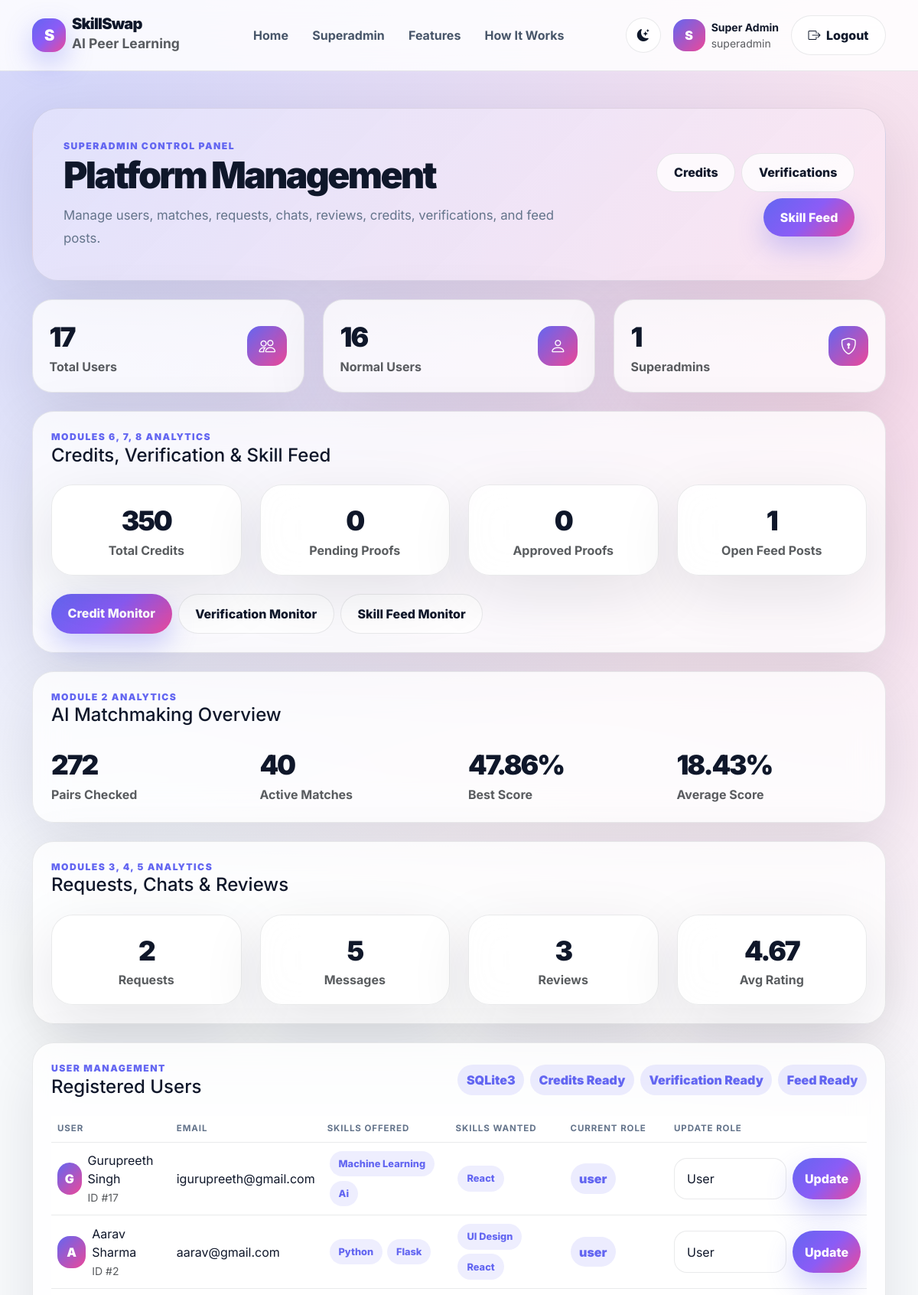
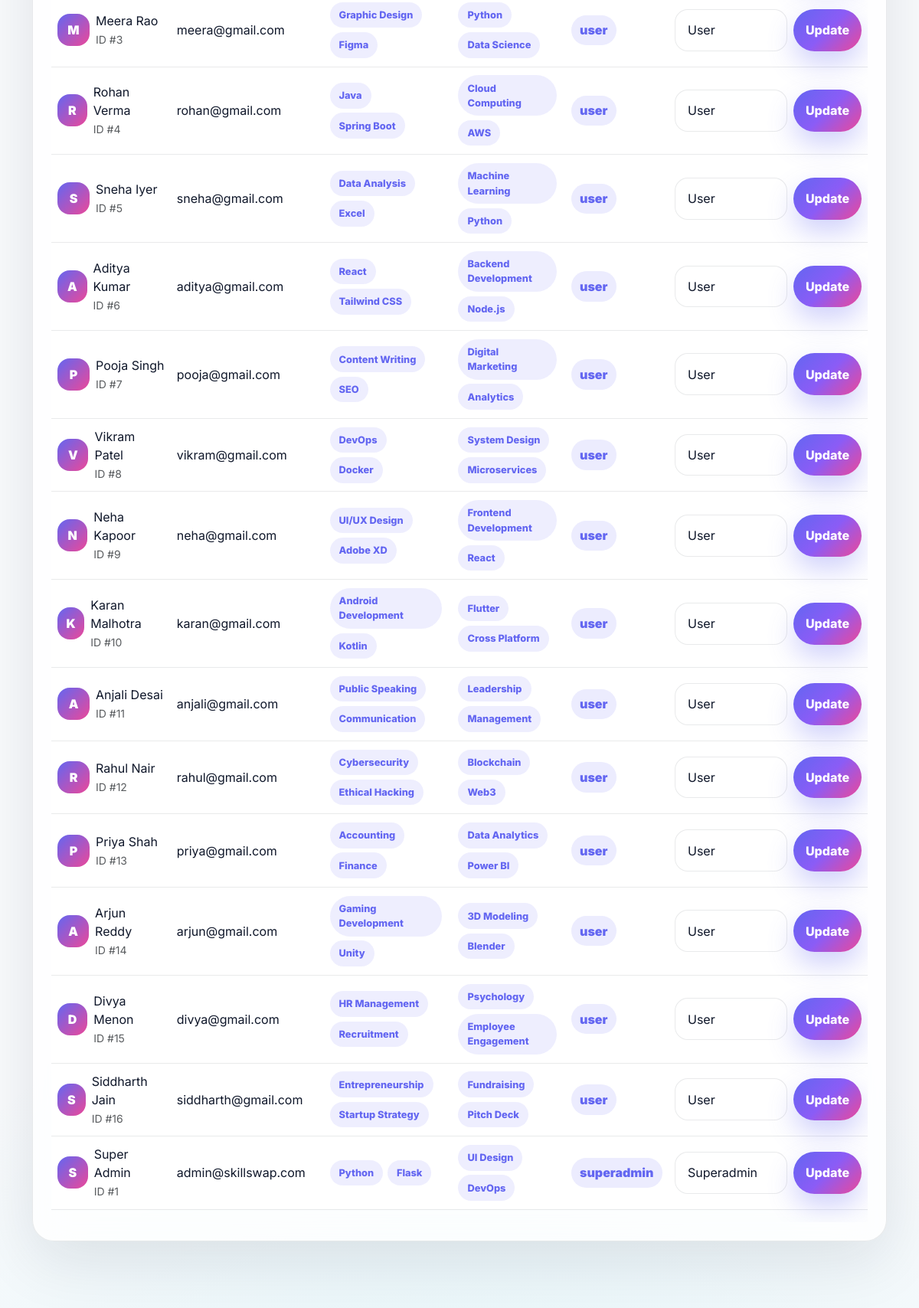
/superadmin-dashboard (signed in, upper part), run on the app's committed database (2 pictures, top to bottom).
### app.py (models this page shows)
class User(db.Model):
    id = db.Column(db.Integer, primary_key=True)
    full_name = db.Column(db.String(120), nullable=False)
    email = db.Column(db.String(150), unique=True, nullable=False)
    password = db.Column(db.String(255), nullable=False)
    role = db.Column(db.String(50), default="user")
    skills_offered = db.Column(db.String(255), default="")
    skills_wanted = db.Column(db.String(255), default="")
    reset_token = db.Column(db.String(255), nullable=True)
    created_at = db.Column(db.DateTime, default=datetime.utcnow)

### app.py (the view)
@app.route("/superadmin-dashboard")
def superadmin_dashboard():
    if not login_required():
        flash("Please login first.", "danger")
        return redirect(url_for("login"))
    if not superadmin_required():
        flash("Access denied. Superadmin only.", "danger")
        return redirect(url_for("user_dashboard"))
    users = User.query.order_by(User.created_at.desc()).all()
    total_users = User.query.count()
    total_superadmins = User.query.filter_by(role="superadmin").count()
    total_normal_users = User.query.filter_by(role="user").count()
    matchmaking_stats = get_platform_matchmaking_stats()
    request_stats = get_platform_request_stats()
    chat_stats = get_platform_chat_stats()
    review_stats = get_platform_review_stats()
    credit_stats = get_platform_credit_stats()
    verification_stats = get_platform_verification_stats()
    feed_stats = get_platform_feed_stats()
    recent_requests = SkillExchangeRequest.query.order_by(
        SkillExchangeRequest.created_at.desc()
    ).limit(8).all()
    recent_messages = ChatMessage.query.order_by(
        ChatMessage.created_at.desc()
    ).limit(8).all()
    recent_reviews = SkillReview.query.order_by(
        SkillReview.created_at.desc()
    ).limit(8).all()
    recent_verifications = SkillVerification.query.order_by(
        SkillVerification.created_at.desc()
    ).limit(8).all()
    recent_feed_posts = SkillRequestPost.query.order_by(
        SkillRequestPost.created_at.desc()
    ).limit(8).all()
    return render_template(
        "superadmin_dashboard.html",
        users=users,
        total_users=total_users,
        total_superadmins=total_superadmins,
        total_normal_users=total_normal_users,
        matchmaking_stats=matchmaking_stats,
        request_stats=request_stats,
        chat_stats=chat_stats,
        review_stats=review_stats,
        credit_stats=credit_stats,
        verification_stats=verification_stats,
        feed_stats=feed_stats,
        recent_requests=recent_requests,
        recent_messages=recent_messages,
        recent_reviews=recent_reviews,
        recent_verifications=recent_verifications,
        recent_feed_posts=recent_feed_posts
    )

### app.py (called while the page is built)
def login_required():
    return "user_id" in session

def superadmin_required():
    return session.get("role") == "superadmin"

def clean_skill_text(text):
    if not text:
        return []
    text = text.lower()
    text = re.sub(r"[^a-z0-9,+#.\s]", " ", text)
    cleaned_skills = []
    for part in text.split(","):
        skill = part.strip()
        if skill:
            cleaned_skills.append(skill)
    return cleaned_skills

def tokenize_skills(skills):
    tokens = []
    for skill in skills:
        skill = skill.strip().lower()
        if skill:
            tokens.append(skill)
        for word in skill.split():
            word = word.strip()
            if len(word) > 1:
                tokens.append(word)
    return tokens

def cosine_similarity(list_a, list_b):
    if not list_a or not list_b:
        return 0
    counter_a = Counter(list_a)
    counter_b = Counter(list_b)
    all_tokens = set(counter_a.keys()).union(set(counter_b.keys()))
    dot_product = 0
    for token in all_tokens:
        dot_product += counter_a[token] * counter_b[token]
    magnitude_a = math.sqrt(sum(value * value for value in counter_a.values()))
    magnitude_b = math.sqrt(sum(value * value for value in counter_b.values()))
    if magnitude_a == 0 or magnitude_b == 0:
        return 0
    return dot_product / (magnitude_a * magnitude_b)

def get_platform_matchmaking_stats():
    users = User.query.all()
    total_pairs_checked = 0
    active_match_count = 0
    best_score = 0
    total_score = 0
    for current_user in users:
        for other_user in users:
            if current_user.id == other_user.id:
                continue
            total_pairs_checked += 1
            score = calculate_match_score(current_user, other_user)["score"]
            if score > 0:
                active_match_count += 1
                total_score += score
                best_score = max(best_score, score)
    average_score = round(total_score / active_match_count, 2) if active_match_count else 0
    return {
        "total_pairs_checked": total_pairs_checked,
        "active_match_count": active_match_count,
        "best_score": round(best_score, 2),
        "average_score": average_score,
    }

### templates/superadmin_dashboard.html (shortened to what this page needs)
{% extends "base.html" %}
{% block content %}
<section class="section-padding pt-4">
  <div class="container">
    <div class="dashboard-hero mb-4">
      <div class="row align-items-center g-4">
        <div class="col-lg-8">
          <div class="section-eyebrow">Superadmin Control Panel</div>
          <h1 class="section-title mb-2">Platform Management</h1>
          <p class="section-subtitle mb-0">Manage users, matches, requests, chats, reviews, credits, verifications, and feed posts.</p>
        </div>
        <div class="col-lg-4 text-lg-end">
          <div class="d-flex gap-2 flex-wrap justify-content-lg-end">
            <a href="{{ url_for('admin_credits') }}" class="premium-btn premium-btn-soft">Credits</a>
            <a href="{{ url_for('admin_verifications') }}" class="premium-btn premium-btn-soft">Verifications</a>
            <a href="{{ url_for('admin_skill_feed') }}" class="premium-btn premium-btn-primary">Skill Feed</a>
          </div>
        </div>
      </div>
    </div>
    <div class="row g-4 mb-4">
      <div class="col-md-4"><div class="stat-card"><div class="d-flex justify-content-between align-items-center"><div><div class="stat-number">{{ total_users }}</div><div class="text-muted fw-bold">Total Users</div></div><div class="stat-icon"><i class="bi bi-people"></i></div></div></div></div>
      <div class="col-md-4"><div class="stat-card"><div class="d-flex justify-content-between align-items-center"><div><div class="stat-number">{{ total_normal_users }}</div><div class="text-muted fw-bold">Normal Users</div></div><div class="stat-icon"><i class="bi bi-person"></i></div></div></div></div>
      <div class="col-md-4"><div class="stat-card"><div class="d-flex justify-content-between align-items-center"><div><div class="stat-number">{{ total_superadmins }}</div><div class="text-muted fw-bold">Superadmins</div></div><div class="stat-icon"><i class="bi bi-shield-lock"></i></div></div></div></div>
    </div>
    <div class="premium-card p-4 mb-4">
      <div class="section-eyebrow">Modules 6, 7, 8 Analytics</div>
      <h4 class="fw-black mb-4">Credits, Verification & Skill Feed</h4>
      <div class="row g-4 mb-4">
        <div class="col-md-3"><div class="easy-stat-card"><div class="stat-number">{{ credit_stats.total_balance if credit_stats else 0 }}</div><div class="text-muted fw-bold">Total Credits</div></div></div>
        <div class="col-md-3"><div class="easy-stat-card"><div class="stat-number">{{ verification_stats.pending if verification_stats else 0 }}</div><div class="text-muted fw-bold">Pending Proofs</div></div></div>
        <div class="col-md-3"><div class="easy-stat-card"><div class="stat-number">{{ verification_stats.approved if verification_stats else 0 }}</div><div class="text-muted fw-bold">Approved Proofs</div></div></div>
        <div class="col-md-3"><div class="easy-stat-card"><div class="stat-number">{{ feed_stats.open_posts if feed_stats else 0 }}</div><div class="text-muted fw-bold">Open Feed Posts</div></div></div>
      </div>
      <div class="d-flex gap-2 flex-wrap">
        <a href="{{ url_for('admin_credits') }}" class="premium-btn premium-btn-primary">Credit Monitor</a>
        <a href="{{ url_for('admin_verifications') }}" class="premium-btn premium-btn-soft">Verification Monitor</a>
        <a href="{{ url_for('admin_skill_feed') }}" class="premium-btn premium-btn-soft">Skill Feed Monitor</a>
      </div>
    </div>
    <div class="premium-card p-4 mb-4">
      <div class="section-eyebrow">Module 2 Analytics</div>
      <h4 class="fw-black mb-4">AI Matchmaking Overview</h4>
      <div class="row g-4">
        <div class="col-md-3"><div class="match-admin-stat-card"><div class="stat-number">{{ matchmaking_stats.total_pairs_checked if matchmaking_stats else 0 }}</div><div class="text-muted fw-bold">Pairs Checked</div></div></div>
        <div class="col-md-3"><div class="match-admin-stat-card"><div class="stat-number">{{ matchmaking_stats.active_match_count if matchmaking_stats else 0 }}</div><div class="text-muted fw-bold">Active Matches</div></div></div>
        <div class="col-md-3"><div class="match-admin-stat-card"><div class="stat-number">{{ matchmaking_stats.best_score if matchmaking_stats else 0 }}%</div><div class="text-muted fw-bold">Best Score</div></div></div>
        <div class="col-md-3"><div class="match-admin-stat-card"><div class="stat-number">{{ matchmaking_stats.average_score if matchmaking_stats else 0 }}%</div><div class="text-muted fw-bold">Average Score</div></div></div>
      </div>
    </div>
    <div class="premium-card p-4 mb-4">
      <div class="section-eyebrow">Modules 3, 4, 5 Analytics</div>
      <h4 class="fw-black mb-4">Requests, Chats & Reviews</h4>
      <div class="row g-4">
        <div class="col-md-3"><div class="request-stat-card"><div class="stat-number">{{ request_stats.total_requests if request_stats else 0 }}</div><div class="text-muted fw-bold">Requests</div></div></div>
        <div class="col-md-3"><div class="chat-stat-card"><div class="stat-number">{{ chat_stats.total_messages if chat_stats else 0 }}</div><div class="text-muted fw-bold">Messages</div></div></div>
        <div class="col-md-3"><div class="review-stat-card"><div class="stat-number">{{ review_stats.total_reviews if review_stats else 0 }}</div><div class="text-muted fw-bold">Reviews</div></div></div>
        <div class="col-md-3"><div class="review-stat-card"><div class="stat-number">{{ review_stats.average_rating if review_stats else 0 }}</div><div class="text-muted fw-bold">Avg Rating</div></div></div>
      </div>
    </div>
    <div class="premium-card p-4">
      <div class="d-flex flex-column flex-lg-row justify-content-between gap-3 align-items-lg-center mb-4">
        <div>
          <div class="section-eyebrow">User Management</div>
          <h4 class="fw-black mb-0">Registered Users</h4>
        </div>
        <div class="d-flex gap-2 flex-wrap">
          <span class="badge-soft">SQLite3</span>
          <span class="badge-soft">Credits Ready</span>
          <span class="badge-soft">Verification Ready</span>
          <span class="badge-soft">Feed Ready</span>
        </div>
      </div>
      <div class="table-responsive">
        <table class="table align-middle">
          <thead>
            <tr>
              <th>User</th>
              <th>Email</th>
              <th>Skills Offered</th>
              <th>Skills Wanted</th>
              <th>Current Role</th>
              <th style="min-width:260px;">Update Role</th>
            </tr>
          </thead>
          <tbody>
            {% for user in users %}
              <tr>
                <td><div class="d-flex align-items-center gap-2"><span class="avatar">{{ user.full_name[0] }}</span><div><div class="fw-black">{{ user.full_name }}</div><small class="text-muted">ID #{{ user.id }}</small></div></div></td>
                <td>{{ user.email }}</td>
                <td>{% if user.skills_offered %}{% for skill in user.skills_offered.split(",")[:2] %}<span class="skill-pill">{{ skill.strip() }}</span>{% endfor %}{% else %}<span class="text-muted">Not added</span>{% endif %}</td>
                <td>{% if user.skills_wanted %}{% for skill in user.skills_wanted.split(",")[:2] %}<span class="skill-pill">{{ skill.strip() }}</span>{% endfor %}{% else %}<span class="text-muted">Not added</span>{% endif %}</td>
                <td><span class="badge-soft">{{ user.role }}</span></td>
                <td>
                  <form method="POST" action="{{ url_for('update_role', user_id=user.id) }}" class="d-flex gap-2">
                    <select name="role" class="form-select">
                      <option value="user" {% if user.role == "user" %}selected{% endif %}>User</option>
                      <option value="superadmin" {% if user.role == "superadmin" %}selected{% endif %}>Superadmin</option>
                    </select>
                    <button class="premium-btn premium-btn-primary py-2 px-3" type="submit">Update</button>
                  </form>
                </td>
              </tr>
            {% endfor %}
          </tbody>
        </table>
      </div>
    </div>
  </div>
</section>
{% endblock %}

### templates/base.html (shortened to what this page needs)
<!DOCTYPE html>
<html lang="en" data-theme="light">
<head>
  <link href="https://cdn.jsdelivr.net/npm/bootstrap@5.3.3/dist/css/bootstrap.min.css" rel="stylesheet">
  <link href="https://cdn.jsdelivr.net/npm/bootstrap-icons@1.11.3/font/bootstrap-icons.css" rel="stylesheet">
  <link rel="stylesheet" href="{{ url_for('static', filename='css/style.css') }}">
</head>
<body>
<div class="app-shell">
  <nav class="navbar navbar-expand-lg modern-navbar sticky-top py-3">
    <div class="container">
      <a href="{{ url_for('home') }}" class="navbar-brand d-flex align-items-center gap-2">
        <span class="brand-logo">S</span>
        <span>
          <span class="brand-title d-block lh-1">SkillSwap</span>
          <small class="text-muted fw-bold">AI Peer Learning</small>
        </span>
      </a>
      <div class="collapse navbar-collapse" id="mainNav">
        <ul class="navbar-nav mx-auto gap-lg-1">
          <li class="nav-item"><a class="nav-link" href="{{ url_for('home') }}">Home</a></li>
          {% if session.get("user_id") %}
            {% if session.get("role") == "superadmin" %}
              <li class="nav-item"><a class="nav-link" href="{{ url_for('superadmin_dashboard') }}">Superadmin</a></li>
            {% else %}
              <li class="nav-item"><a class="nav-link" href="{{ url_for('user_dashboard') }}">Dashboard</a></li>
            {% endif %}
          {% endif %}
          <li class="nav-item"><a class="nav-link" href="{{ url_for('home') }}#features">Features</a></li>
          <li class="nav-item"><a class="nav-link" href="{{ url_for('home') }}#how-it-works">How It Works</a></li>
        </ul>
        <div class="d-flex align-items-center gap-2 flex-wrap">
          <button class="theme-toggle" type="button" onclick="toggleSkillSwapTheme()" title="Toggle theme">
            <i data-theme-icon class="bi bi-moon-stars-fill"></i>
          </button>
          {% if session.get("user_id") %}
            <div class="d-none d-lg-flex align-items-center gap-2 px-2">
              <span class="avatar">{{ session.get("full_name", "U")[0] }}</span>
              <div>
                <div class="fw-bold small">{{ session.get("full_name", "User") }}</div>
                <div class="text-muted small">{{ session.get("role", "user") }}</div>
              </div>
            </div>
            <a href="{{ url_for('logout') }}" class="premium-btn premium-btn-soft">
              <i class="bi bi-box-arrow-right me-1"></i> Logout
            </a>
          {% else %}
            <a href="{{ url_for('login') }}" class="premium-btn premium-btn-soft">Login</a>
            <a href="{{ url_for('register') }}" class="premium-btn premium-btn-primary">Join Free</a>
          {% endif %}
        </div>
      </div>
    </div>
  </nav>
  <main class="main-content">
    {% block content %}{% endblock %}
  </main>
</div>
</body>
</html>

### data on the page
User: get "Super Admin", get "superadmin", full_name "S", full_name "Super Admin", id "1", email "admin@skillswap.com", strip "Python" "Flask", strip "UI Design" "DevOps", role "superadmin", role "Superadmin"
User: full_name "G", full_name "Gurupreeth Singh", id "17", email "igurupreeth@gmail.com", strip "Machine Learning" "Ai", strip "React", role "user", role "User"
User: full_name "A", full_name "Aarav Sharma", id "2", email "aarav@gmail.com", strip "Python" "Flask", strip "UI Design" "React", role "user", role "User"
User: full_name "M", full_name "Meera Rao", id "3", email "meera@gmail.com", strip "Graphic Design" "Figma", strip "Python" "Data Science", role "user", role "User"
User: full_name "R", full_name "Rohan Verma", id "4", email "rohan@gmail.com", strip "Java" "Spring Boot", strip "Cloud Computing" "AWS", role "user", role "User"
User: full_name "S", full_name "Sneha Iyer", id "5", email "sneha@gmail.com", strip "Data Analysis" "Excel", strip "Machine Learning" "Python", role "user", role "User"
User: full_name "A", full_name "Aditya Kumar", id "6", email "aditya@gmail.com", strip "React" "Tailwind CSS", strip "Backend Development" "Node.js", role "user", role "User"
User: full_name "P", full_name "Pooja Singh", id "7", email "pooja@gmail.com", strip "Content Writing" "SEO", strip "Digital Marketing" "Analytics", role "user", role "User"
User: full_name "V", full_name "Vikram Patel", id "8", email "vikram@gmail.com", strip "DevOps" "Docker", strip "System Design" "Microservices", role "user", role "User"
User: full_name "N", full_name "Neha Kapoor", id "9", email "neha@gmail.com", strip "UI/UX Design" "Adobe XD", strip "Frontend Development" "React", role "user", role "User"
User: full_name "K", full_name "Karan Malhotra", id "10", email "karan@gmail.com", strip "Android Development" "Kotlin", strip "Flutter" "Cross Platform", role "user", role "User"
User: full_name "A", full_name "Anjali Desai", id "11", email "anjali@gmail.com", strip "Public Speaking" "Communication", strip "Leadership" "Management", role "user", role "User"
User: full_name "R", full_name "Rahul Nair", id "12", email "rahul@gmail.com", strip "Cybersecurity" "Ethical Hacking", strip "Blockchain" "Web3", role "user", role "User"
User: full_name "P", full_name "Priya Shah", id "13", email "priya@gmail.com", strip "Accounting" "Finance", strip "Data Analytics" "Power BI", role "user", role "User"
User: full_name "A", full_name "Arjun Reddy", id "14", email "arjun@gmail.com", strip "Gaming Development" "Unity", strip "3D Modeling" "Blender", role "user", role "User"
User: full_name "D", full_name "Divya Menon", id "15", email "divya@gmail.com", strip "HR Management" "Recruitment", strip "Psychology" "Employee Engagement", role "user", role "User"
User: full_name "S", full_name "Siddharth Jain", id "16", email "siddharth@gmail.com", strip "Entrepreneurship" "Startup Strategy", strip "Fundraising" "Pitch Deck", role "user", role "User"

### other printed values
{{ session.get("full_name", "U")[0] }} "S"
{{ total_users }} "17"
{{ total_normal_users }} "16"
{{ total_superadmins }} "1"
{{ credit_stats.total_balance if credit_stats else 0 }} "350"
{{ verification_stats.pending if verification_stats else 0 }} "0"
{{ verification_stats.approved if verification_stats else 0 }} "0"
{{ feed_stats.open_posts if feed_stats else 0 }} "1"
{{ matchmaking_stats.total_pairs_checked if matchmaking_stats else 0 }} "272"
{{ matchmaking_stats.active_match_count if matchmaking_stats else 0 }} "40"
{{ matchmaking_stats.best_score if matchmaking_stats else 0 }} "47.86"
{{ matchmaking_stats.average_score if matchmaking_stats else 0 }} "18.43"
{{ request_stats.total_requests if request_stats else 0 }} "2"
{{ chat_stats.total_messages if chat_stats else 0 }} "5"
{{ review_stats.total_reviews if review_stats else 0 }} "3"
